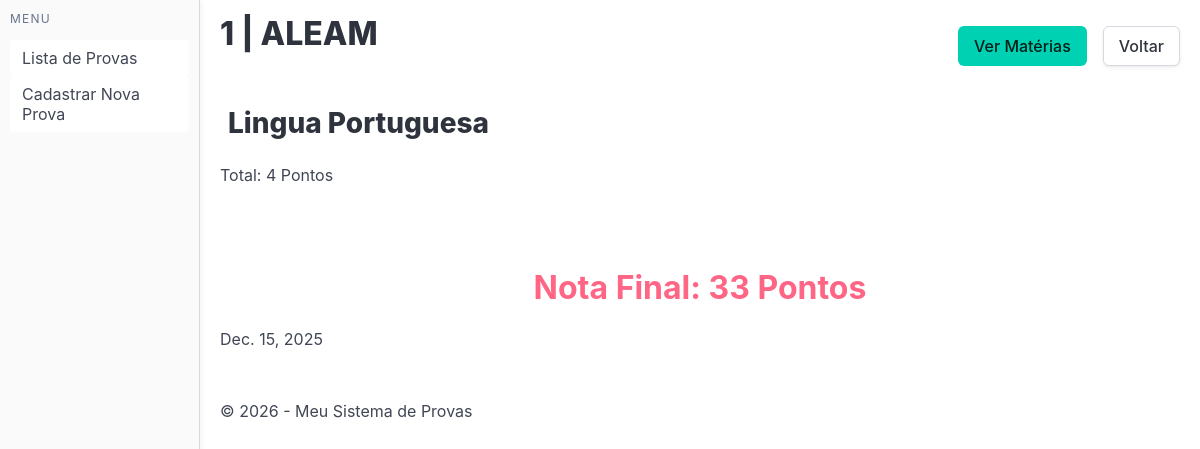
/provas/ver/1, run on an earlier commit of the app's database.
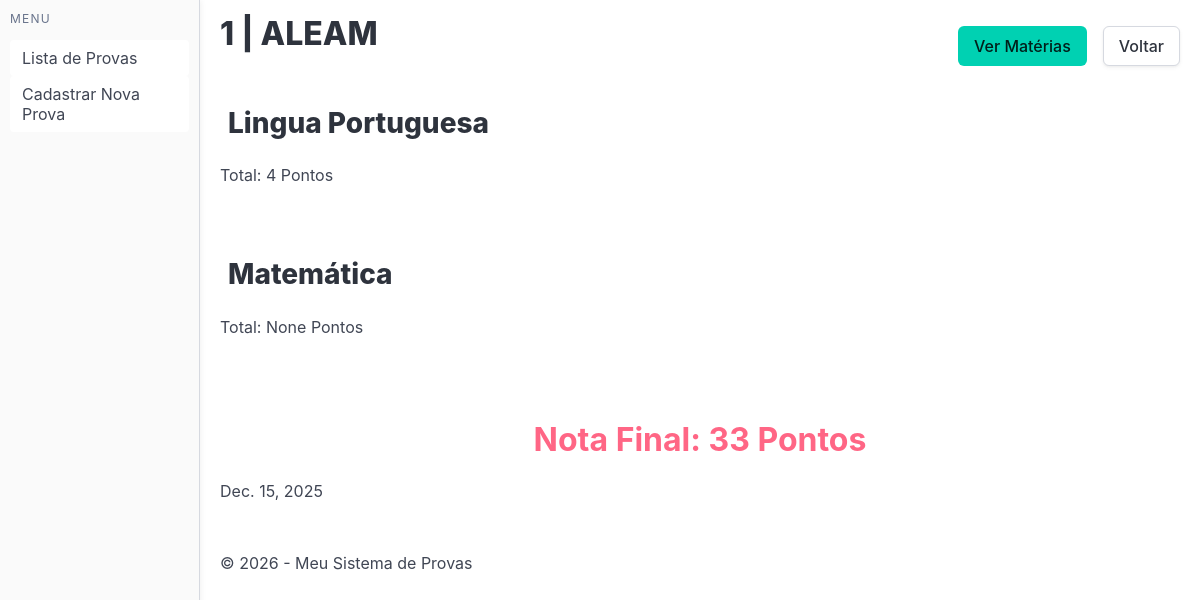
And on a later commit of the database.
### core/models.py (models this page shows)
class Materia(models.Model):
    id = models.BigAutoField(primary_key=True)
    nome = models.CharField(max_length=100)
    prova_fk = models.ForeignKey(Prova, on_delete=models.CASCADE)
    class Meta:
        db_table = 'materia'

### core/views.py (the view)
# urls.py: path('provas/ver/<int:id>', verProva),
def verProva(request, id):
    model = Prova.objects.filter(id = id).first()
    materias = Materia.objects.filter(prova_fk=id).prefetch_related('questao_set')
    totais = model.obterTotais()
    return render(request, 'core/ver_prova.html', {
        'model': model,
        'materias': materias,
        'totais': totais
    })

### core/models.py (called while the page is built)
    def obterTotais(self):
        total = {}
        for key, questoes in self.QUESTOES.items():
            total[key] = list(questoes.values()).count(True)
        total['total'] = sum(total.values())
        return total

### core/templatetags/dict_extras.py (called while the page is built)
@register.filter
def get_item(d, key):
    return d.get(key)

### core/templates/core/ver_prova.html (shortened to what this page needs)
{% extends "core/base.html" %}
{% load dict_extras %}
{% block content %}
<div class="is-flex is-justify-content-space-between is-align-items-center">
    <h1 class="title">{{ model.id }} | {{ model.nome }}</h1>
    <div class="is-flex is-gap-2">
        <a class="button is-primary" href="/provas/ver_materias/{{ model.id }}">Ver Matérias</a>
        <a class="button is-default" href="/provas">Voltar</a>
    </div>
</div>
{% for materia in materias %}
<h2 class="subtitle pl-2">{{ materia.nome }}</h2>
<p>Total: {{ totais|get_item:materia.nome }} Pontos</p>
<br>
{% endfor %}
<h3 class="has-text-centered is-size-3 has-text-weight-bold {% if totais|get_item:"total" > 48 %} has-text-primary {% else %} has-text-danger {% endif %}">
    Nota Final: {{ totais|get_item:"total" }} Pontos
</h3>
{{ model.data }}
{% endblock %}

What changed in the data, as far as the page shows it:
added Materia: nome "Matemática", nome "None"
